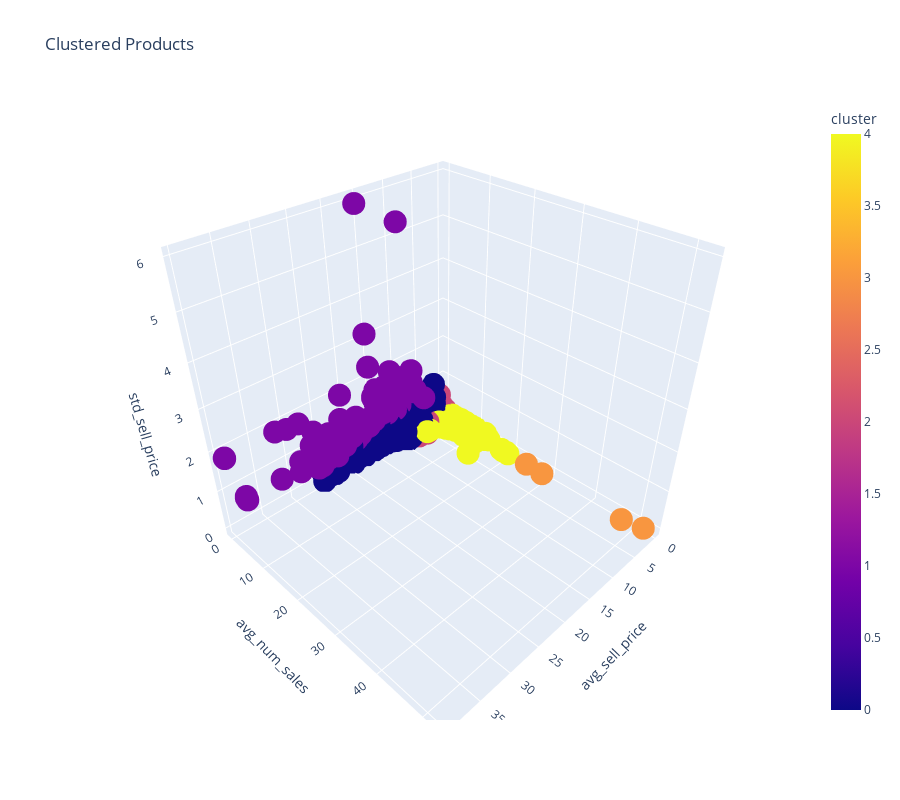

Notebook cell for this chart:
### Code cell
px.scatter_3d(
        df, 
        x ='avg_sell_price', 
        y = 'avg_num_sales', 
        z = 'std_sell_price', 
        color = 'cluster', 
        title = 'Clustered Products',
        height = 800,
        hover_name = df.index
    )

### Figure 1 — Plotly figure (JSON) as saved in the notebook; plotly's stock layout.template omitted (floating-point values rounded to 4 significant figures; data arrays with more than 128 entries replaced by an {"elided": "..."} marker saying what was removed)
{"data": [{"hovertemplate": "<b>%{hovertext}</b><br><br>avg_sell_price=%{x}<br>avg_num_sales=%{y}<br>std_sell_price=%{z}<br>cluster=%{marker.color}<extra></extra>", "hovertext": {"elided": "3049 str values"}, "legendgroup": "", "marker": {"color": {"elided": "3049 int values"}, "coloraxis": "coloraxis", "symbol": "circle"}, "mode": "markers", "name": "", "scene": "scene", "showlegend": false, "type": "scatter3d", "x": {"elided": "3049 float values"}, "y": {"elided": "3049 float values"}, "z": {"elided": "3049 float values"}}], "layout": {"coloraxis": {"colorbar": {"title": {"text": "cluster"}}, "colorscale": [[0, "#0d0887"], [0.1111, "#46039f"], [0.2222, "#7201a8"], [0.3333, "#9c179e"], [0.4444, "#bd3786"], [0.5556, "#d8576b"], [0.6667, "#ed7953"], [0.7778, "#fb9f3a"], [0.8889, "#fdca26"], [1, "#f0f921"]]}, "height": 800, "legend": {"tracegroupgap": 0}, "scene": {"domain": {"x": [0, 1], "y": [0, 1]}, "xaxis": {"title": {"text": "avg_sell_price"}}, "yaxis": {"title": {"text": "avg_num_sales"}}, "zaxis": {"title": {"text": "std_sell_price"}}}, "title": {"text": "Clustered Products"}}}
